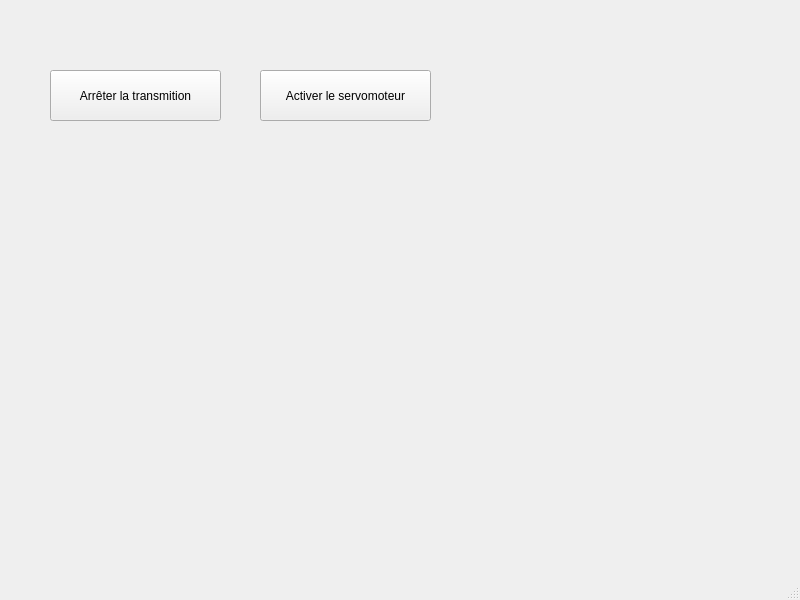
<?xml version="1.0" encoding="UTF-8"?>
<ui version="4.0">
 <class>MainWindow</class>
 <widget class="QMainWindow" name="MainWindow">
  <property name="geometry">
   <rect>
    <x>0</x>
    <y>0</y>
    <width>800</width>
    <height>600</height>
   </rect>
  </property>
  <property name="windowTitle">
   <string>MainWindow</string>
  </property>
  <widget class="QWidget" name="centralwidget">
   <widget class="QPushButton" name="stopTransmition">
    <property name="geometry">
     <rect>
      <x>50</x>
      <y>70</y>
      <width>171</width>
      <height>51</height>
     </rect>
    </property>
    <property name="text">
     <string>Arrêter la transmition</string>
    </property>
   </widget>
   <widget class="QPushButton" name="servomoteur">
    <property name="geometry">
     <rect>
      <x>260</x>
      <y>70</y>
      <width>171</width>
      <height>51</height>
     </rect>
    </property>
    <property name="text">
     <string>Activer le servomoteur</string>
    </property>
   </widget>
  </widget>
  <widget class="QMenuBar" name="menubar">
   <property name="geometry">
    <rect>
     <x>0</x>
     <y>0</y>
     <width>800</width>
     <height>21</height>
    </rect>
   </property>
  </widget>
  <widget class="QStatusBar" name="statusbar"/>
 </widget>
 <resources/>
 <connections/>
</ui>
